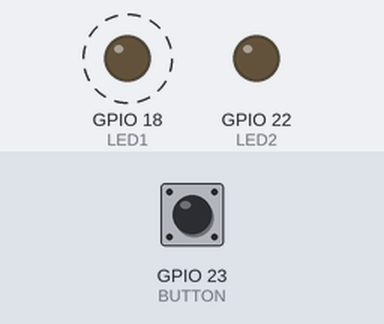
A sketch run on a simulated ESP32. Parts: output pins drawn as LEDs (lit = HIGH). Dashed ring = blinking. The inputs (shaded band) are chosen by the test bench; at power-on: GPIO 23 (BUTTON) LOW.

Above: at 1.2 s.
1.3 s: GPIO 23 (BUTTON) pulled HIGH for 0.15 s
At 2.8 s:
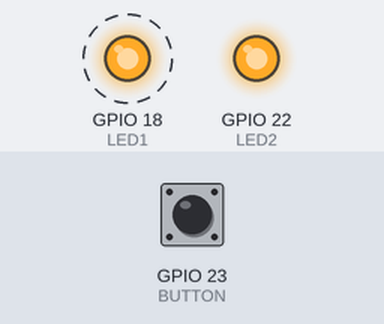
4.4 s: GPIO 23 (BUTTON) pulled HIGH for 1 s
At 6.8 s:
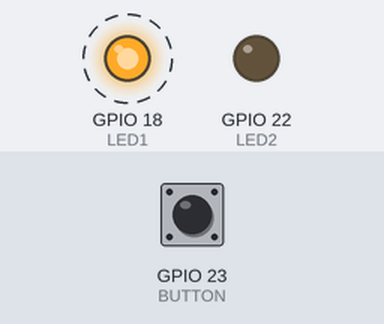
8.4 s: GPIO 23 (BUTTON) pulled HIGH for 3.2 s
At 9.3 s:
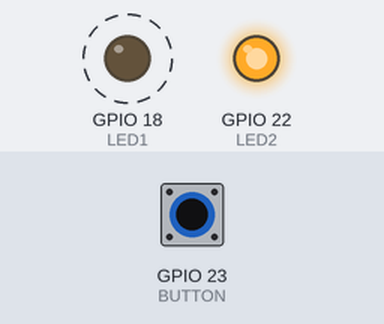
Timing chart, 0 to 20.6 s (numbered marks = the images above; inputs shaded):
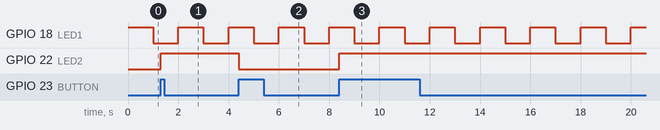

The sketch:

interrupt.ino
```cpp
#define LED1 18
#define LED2 22
#define BUTTON 23

void IRAM_ATTR IO_INT_ISR(){
  digitalWrite(LED2, !digitalRead(LED2));
}

void setup() {
  // put your setup code here, to run once:
  pinMode(LED1, OUTPUT);
  pinMode(LED2, OUTPUT);
  pinMode(BUTTON, INPUT);
  attachInterrupt(BUTTON, IO_INT_ISR, RISING);
}

void loop() {
  digitalWrite(LED1, 1);
  delay(1000);
  digitalWrite(LED1, 0);
  delay(1000);
}
```

Measured:
- after the input at 1.3 s, GPIO 22 (LED2): LOW → HIGH at once
- after the input at 4.4 s, GPIO 22 (LED2): HIGH → LOW at once
- after the input at 8.4 s, GPIO 22 (LED2): LOW → HIGH at once
- by itself, GPIO 18 (LED1): alternates HIGH for 1.0 s and LOW for 1.0 s
